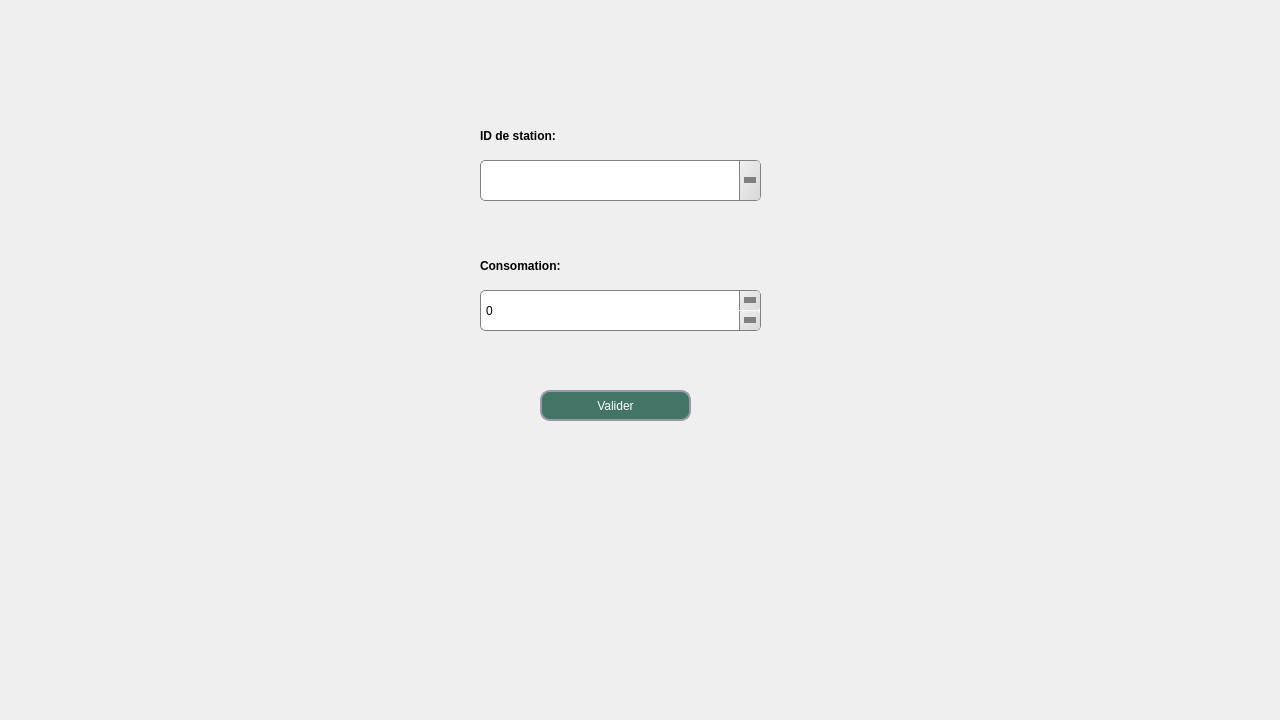
<?xml version="1.0" encoding="UTF-8"?>
<ui version="4.0">
 <class>client</class>
 <widget class="QDialog" name="client">
  <property name="geometry">
   <rect>
    <x>0</x>
    <y>0</y>
    <width>1280</width>
    <height>720</height>
   </rect>
  </property>
  <property name="windowTitle">
   <string>Dialog</string>
  </property>
  <widget class="QStackedWidget" name="stackedWidget">
   <property name="geometry">
    <rect>
     <x>0</x>
     <y>0</y>
     <width>1231</width>
     <height>720</height>
    </rect>
   </property>
   <property name="styleSheet">
    <string notr="true">
background-image: url(:/ICON/4.jpg);</string>
   </property>
   <widget class="QWidget" name="page">
    <widget class="QComboBox" name="comboBox">
     <property name="geometry">
      <rect>
       <x>480</x>
       <y>160</y>
       <width>281</width>
       <height>41</height>
      </rect>
     </property>
     <property name="styleSheet">
      <string notr="true">QComboBox {
    background: qlineargradient(x1:0, y1:0, x2:1, y2:0,
        stop:0 #E1E1E1, stop: 0.4 #DDDDDD,
        stop: 0.5 #D8D8D8, stop: 1.0 #D3D3D3);
    border: 1px solid gray;
    border-radius: 5px;
    padding: 1px 18px 1px 3px;
}

QComboBox::drop-down {
    subcontrol-origin: padding;
    subcontrol-position: top right;
    width: 20px;
    border-left-width: 1px;
    border-left-color: gray;
    border-left-style: solid;
    border-top-right-radius: 3px;
    border-bottom-right-radius: 3px;
    background: qlineargradient(x1: 0, y1: 0, x2: 1, y2: 1, stop: 0 #f0f0f0, stop: 1 #d8d8d8);

}
QComboBox::down-arrow {
    width: 0;
    height: 0;
    border-style: solid;
    border-width: 6px 6px 0 6px;
    border-color: gray transparent transparent transparent;
}






QComboBox::hover {
    background: #d0d0d0;
}

QComboBox::pressed {
    background: #c8c8c8;
}</string>
     </property>
    </widget>
    <widget class="QSpinBox" name="spinBox">
     <property name="geometry">
      <rect>
       <x>480</x>
       <y>290</y>
       <width>281</width>
       <height>41</height>
      </rect>
     </property>
     <property name="styleSheet">
      <string notr="true">QSpinBox {
    background: qlineargradient(x1:0, y1:0, x2:1, y2:0,
        stop:0 #E1E1E1, stop: 0.4 #DDDDDD,
        stop: 0.5 #D8D8D8, stop: 1.0 #D3D3D3);
    border: 1px solid gray;
    border-radius: 5px;
    padding: 1px 18px 1px 3px;
}

QSpinBox::up-button {
    subcontrol-origin: padding;
    border-left-color: gray;
    width: 20px;
    border-left-style: solid;
    subcontrol-position: top right;
    border-down-width: 1px;
    border-left-width: 1px;
    border-top-right-radius: 3px;
    border-bottom-right-radius: 3px;
    background: qlineargradient(x1: 0, y1: 0, x2: 1, y2: 1, stop: 0 #f0f0f0, stop: 1 #d8d8d8);
}

QSpinBox::down-button {
    subcontrol-position: bottom right;
    subcontrol-origin: padding;
    border-left-color: gray;
    width: 20px;
    border-left-width: 1px;
    border-up-width: 1px;
    border-left-style: solid;
    border-top-right-radius: 3px;
    border-bottom-right-radius: 3px;
    background: qlineargradient(x1: 0, y1: 0, x2: 1, y2: 1, stop: 0 #f0f0f0, stop: 1 #d8d8d8);
}

QSpinBox::up-button:hover, QSpinBox::down-button:hover {
    background-color: #F0F0F0;
}


QSpinBox::up-arrow {
        width: 0;
    height: 0;
    border-style: solid;
    border-width: 6px 6px 0 6px;
    border-color: gray transparent transparent transparent;
}

QSpinBox::down-arrow {
    width: 0;
    height: 0;
    border-style: solid;
    border-width: 6px 6px 0 6px;
    border-color: gray transparent transparent transparent;
}

QSpinBox::hover {
    background: #d0d0d0;
}
QSpinBox::pressed {
    background: #c8c8c8;
}</string>
     </property>
    </widget>
    <widget class="QLabel" name="label">
     <property name="geometry">
      <rect>
       <x>480</x>
       <y>250</y>
       <width>111</width>
       <height>31</height>
      </rect>
     </property>
     <property name="styleSheet">
      <string notr="true">QLabel{
font: 75 9pt &quot;MS Shell Dlg 2&quot;;
font-weight: bold;}</string>
     </property>
     <property name="text">
      <string>Consomation:</string>
     </property>
    </widget>
    <widget class="QLabel" name="label_2">
     <property name="geometry">
      <rect>
       <x>480</x>
       <y>120</y>
       <width>111</width>
       <height>31</height>
      </rect>
     </property>
     <property name="styleSheet">
      <string notr="true">QLabel{
font: 75 9pt &quot;MS Shell Dlg 2&quot;;
font-weight: bold;}</string>
     </property>
     <property name="text">
      <string>ID de station:</string>
     </property>
    </widget>
    <widget class="QPushButton" name="pushButton">
     <property name="geometry">
      <rect>
       <x>540</x>
       <y>390</y>
       <width>151</width>
       <height>31</height>
      </rect>
     </property>
     <property name="styleSheet">
      <string notr="true">QPushButton{
 background: rgb(66, 117, 102);
border-radius:10px;
border-style:solid;
border-width:2px;
border-color:#9999aa;
color:white;
}
QPushButton:enabled{
 background-color: rgb(66, 117, 102);
color:white;
}

QPushButton:pressed{
 background-color: qlineargradient(spread:pad, x1:0.5, y1:0.0342727, x2:0.5, y2:1, stop:0 rgba(0, 255, 255, 255), stop:1 rgba(255, 255, 255, 255));
color:#fffffe;
}

QPushButton:hover:!pressed{
 background-color:   rgb(221,222,217);
color:#0c2f70;
}

QPushButton:disabled{
background-color:rgb(66, 117, 102);
color:#ffffff;
}
</string>
     </property>
     <property name="text">
      <string>Valider</string>
     </property>
    </widget>
   </widget>
  </widget>
 </widget>
 <resources/>
 <connections/>
</ui>
